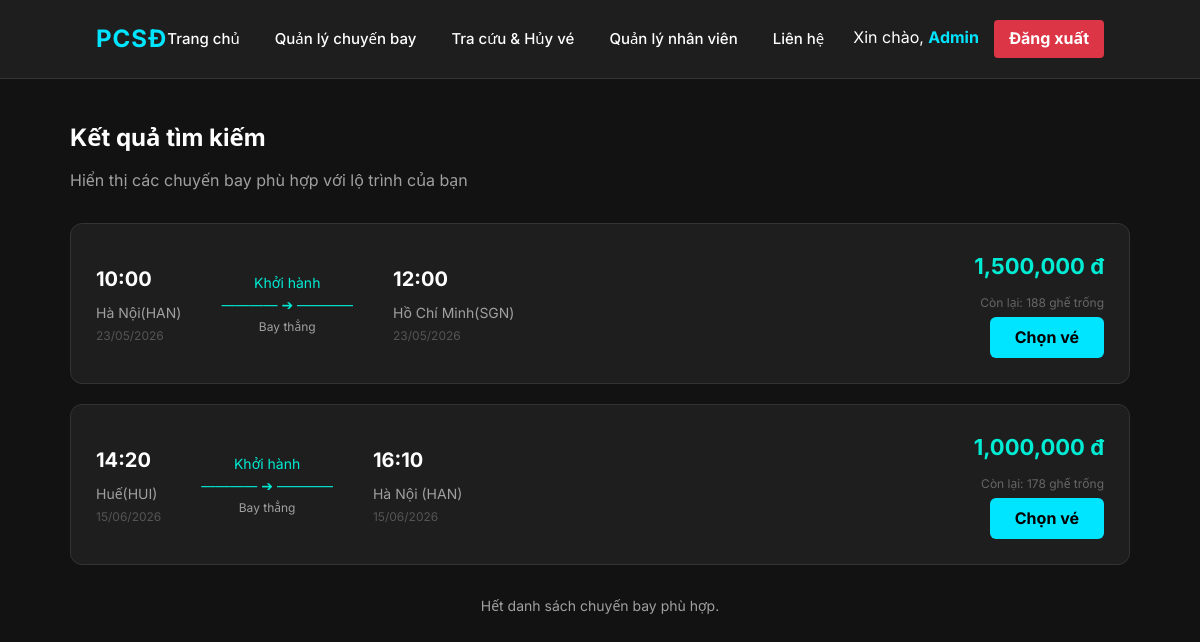
Page /search (signed in) on the committed database.
### app.py (models this page shows)
class ChuyenBay(db.Model):
    maChuyenBay = db.Column(db.String(20), primary_key=True)
    maMayBay = db.Column(db.String(20), db.ForeignKey('may_bay.maMayBay'), nullable=False)
    sanBayDi = db.Column(db.String(50), nullable=False)
    sanBayDen = db.Column(db.String(50), nullable=False)
    ngayGioDi = db.Column(db.DateTime, nullable=False)
    ngayGioDen = db.Column(db.DateTime, nullable=False)
    giaVe = db.Column(db.Float, nullable=False)
    soGheTrong = db.Column(db.Integer, nullable=False)
    may_bay = db.relationship('MayBay', backref=db.backref('chuyen_bay', lazy=True))

### app.py (the view)
@app.route('/search', methods=['GET'])
def web_search():
    san_bay_di = request.args.get('sanBayDi')
    san_bay_den = request.args.get('sanBayDen')
    ngay_gio_di = request.args.get('ngayGioDi')
    query = ChuyenBay.query
    if san_bay_di: query = query.filter(ChuyenBay.sanBayDi.like(f"%{san_bay_di}%"))
    if san_bay_den: query = query.filter(ChuyenBay.sanBayDen.like(f"%{san_bay_den}%"))
    chuyen_bays = query.all()
    ket_qua_loc = []
    for cb in chuyen_bays:
        if ngay_gio_di and cb.ngayGioDi.strftime('%Y-%m-%d') != ngay_gio_di: continue
        ket_qua_loc.append(cb)
    return render_template('search_results.html', chuyen_bays=ket_qua_loc)

### templates/search_results.html (shortened to what this page needs)
{% extends 'base.html' %}
{% block content %}
<div style="max-width: 1100px; margin: 40px auto; padding: 0 20px">
    <h2 style="font-size: 24px; margin-bottom: 10px; color: #fff;">Kết quả tìm kiếm</h2>
    <p style="color: var(--text-sub, #aaa); margin-bottom: 30px;">
        Hiển thị các chuyến bay phù hợp với lộ trình của bạn
    </p>
    {% for cb in chuyen_bays %}
    <div style="background-color: var(--bg-card, #1a1a1a); border: 1px solid var(--border-color, #2a2a2a); border-radius: 12px; padding: 25px; display: flex; justify-content: space-between; align-items: center; margin-bottom: 20px;">
        <div style="display: flex; gap: 40px; align-items: center;">
            <div>
                <h3 style="font-size: 20px; color: var(--text-main, #fff); margin: 0 0 5px 0;">{{ cb.ngayGioDi.strftime('%H:%M') }}</h3>
                <span style="color: var(--text-sub, #aaa); font-size: 14px;">{{ cb.sanBayDi }}</span>
                <div style="color: #555; font-size: 12px;">{{ cb.ngayGioDi.strftime('%d/%m/%Y') }}</div>
            </div>
            <div style="color: var(--accent-color, #00e5ff); font-size: 14px; text-align: center;">
                <div>Khởi hành</div>
                <div>———— ➔ ————</div>
                <div style="color: var(--text-sub, #aaa); font-size: 12px;">Bay thẳng</div>
            </div>
            <div>
                <h3 style="font-size: 20px; color: var(--text-main, #fff); margin: 0 0 5px 0;">{{ cb.ngayGioDen.strftime('%H:%M') }}</h3>
                <span style="color: var(--text-sub, #aaa); font-size: 14px;">{{ cb.sanBayDen }}</span>
                <div style="color: #555; font-size: 12px;">{{ cb.ngayGioDen.strftime('%d/%m/%Y') }}</div>
            </div>
        </div>
        <div style="text-align: right;">
            <div style="color: var(--accent-color, #ff4d4d); font-size: 22px; font-weight: 700; margin-bottom: 8px;">
                {{ "{:,.0f}".format(cb.giaVe) }} đ
            </div>
            <p style="color: #666; margin: 0 0 5px 0; font-size: 12px;">Còn lại: {{ cb.soGheTrong }} ghế trống</p>
            <a href="{% if session.get('user_id') %}/dat-ve?id={{ cb.maChuyenBay }}{% else %}/login{% endif %}" class="btn-register" style="padding: 8px 25px; text-decoration: none; display: inline-block; background-color: #00e5ff; color: #000; font-weight: bold; border-radius: 6px;">Chọn vé</a>
        </div>
    </div>
    {% endfor %}
    <p style="text-align: center; color: var(--text-sub, #555); margin-top: 30px; font-size: 14px;">
        Hết danh sách chuyến bay phù hợp.
    </p>
</div>
{% endblock %}

### static/css/style.css (style rules this page uses)
* { margin: 0; padding: 0; box-sizing: border-box; font-family: "Inter", "Segoe UI", Roboto, sans-serif; }
:root { --bg-body: #121212; --bg-card: #1e1e1e; --bg-input: #252525; --text-main: #ffffff; --text-sub: #a0a0a0; --accent-color: #00ebd4; --border-color: #333333; }
body { background-color: var(--bg-body); color: var(--text-main); line-height: 1.6; overflow-x: hidden; }
.btn-register { color: #ffffff; background-color: transparent; text-decoration: none; }

### rows in the picture
ChuyenBay: ngayGioDi "10:00", sanBayDi "Hà Nội(HAN)", ngayGioDi "23/05/2026", ngayGioDen "12:00", sanBayDen "Hồ Chí Minh(SGN)", ngayGioDen "23/05/2026", giaVe "1,500,000", soGheTrong "188"
ChuyenBay: ngayGioDi "14:20", sanBayDi "Huế(HUI)", ngayGioDi "15/06/2026", ngayGioDen "16:10", sanBayDen "Hà Nội (HAN)", ngayGioDen "15/06/2026", giaVe "1,000,000", soGheTrong "178"

### other values in the picture
{{ session.get('hoTen') }} "Admin"
